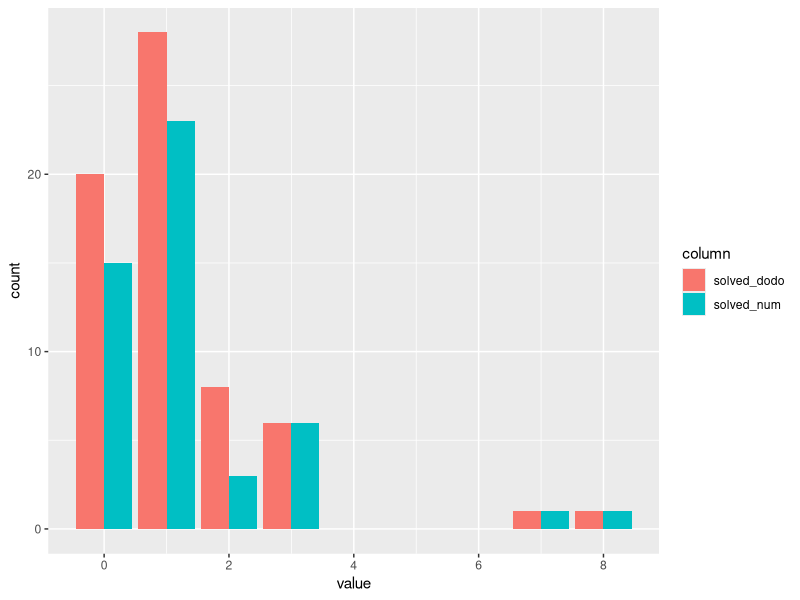
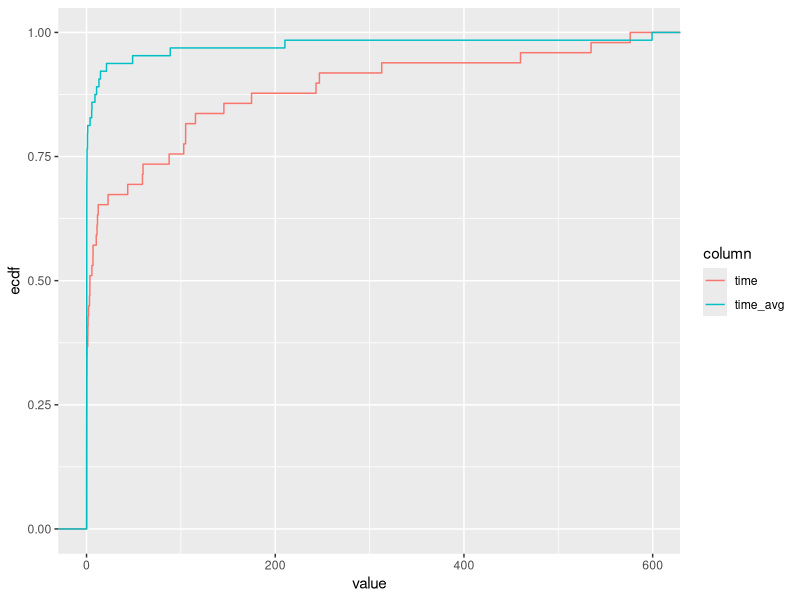
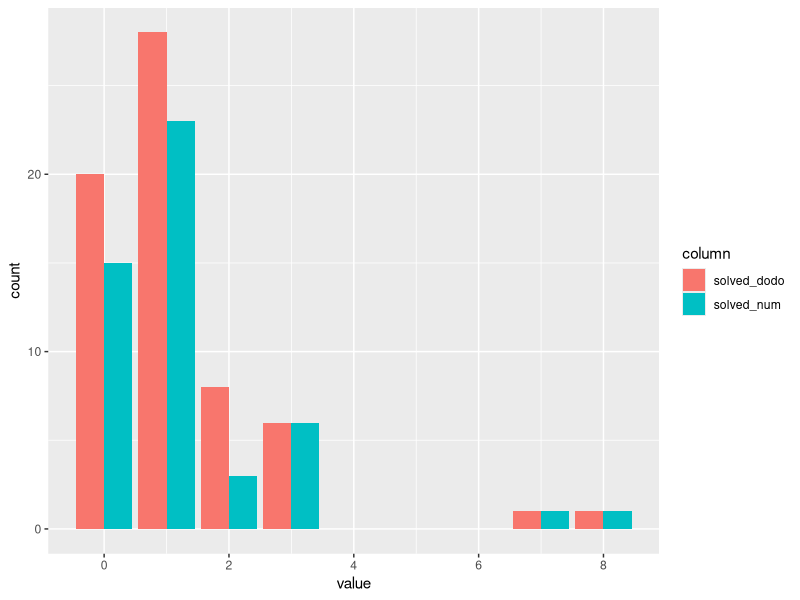
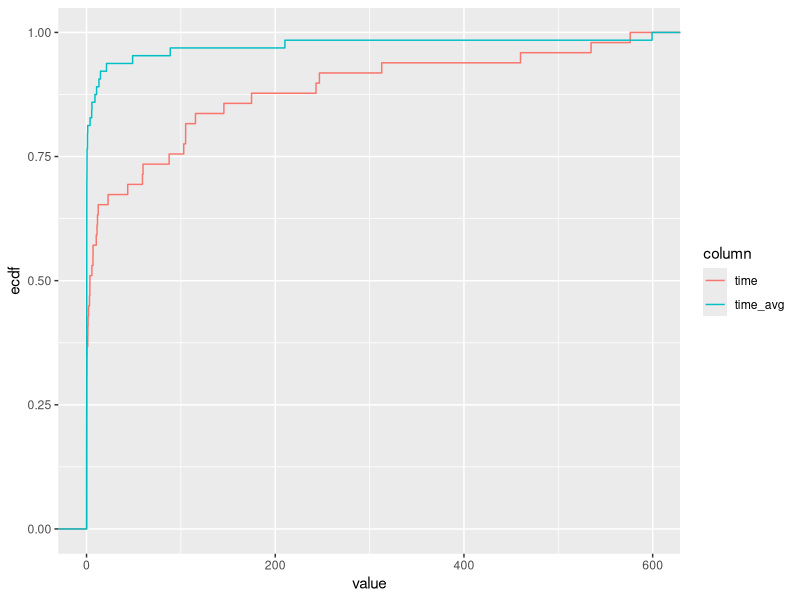

These charts were generated, in order, by the following R code:
library(tidyverse)
 
results <- read_csv("results/processed.csv")
results_dodo <- read_csv("results/dodo_processed.csv") 

# make them comparable
results_dodo_cmp <- results_dodo %>%
      group_by(name, interpretation) %>%
      summarise(time_avg = mean(time), solved = sum(output == "success")) %>%
      rename(solved_dodo = solved)
# time in dodo measured in ms, in abstracton measured in s. Convert both to s.
results_dodo_cmp$time_avg <- results_dodo_cmp$time_avg / 1000
results$interpretation <- results$interpretation %>% sapply(function(s) str_to_lower(s) %>% str_sub(start=0, end=1))

results_joined <- inner_join(results, results_dodo_cmp, by = join_by(name, interpretation))



# compare results

# how many were solved?
results_joined %>%
  pivot_longer(cols = c(solved_num, solved_dodo), names_to = "column", values_to = "value") %>%
  ggplot() +
  geom_bar(mapping = aes(x = value, fill = column), position = "dodge")
ggsave("solved.png")

# how fast were they solved?
results_joined %>%
  pivot_longer(cols = c(time, time_avg), names_to = "column", values_to = "value") %>%
  ggplot() +
  stat_ecdf(mapping = aes(x = value, color = column))
ggsave("time.png")


# TODO why is there an entry here?
results_joined %>% filter(solved_num < solved_dodo)
